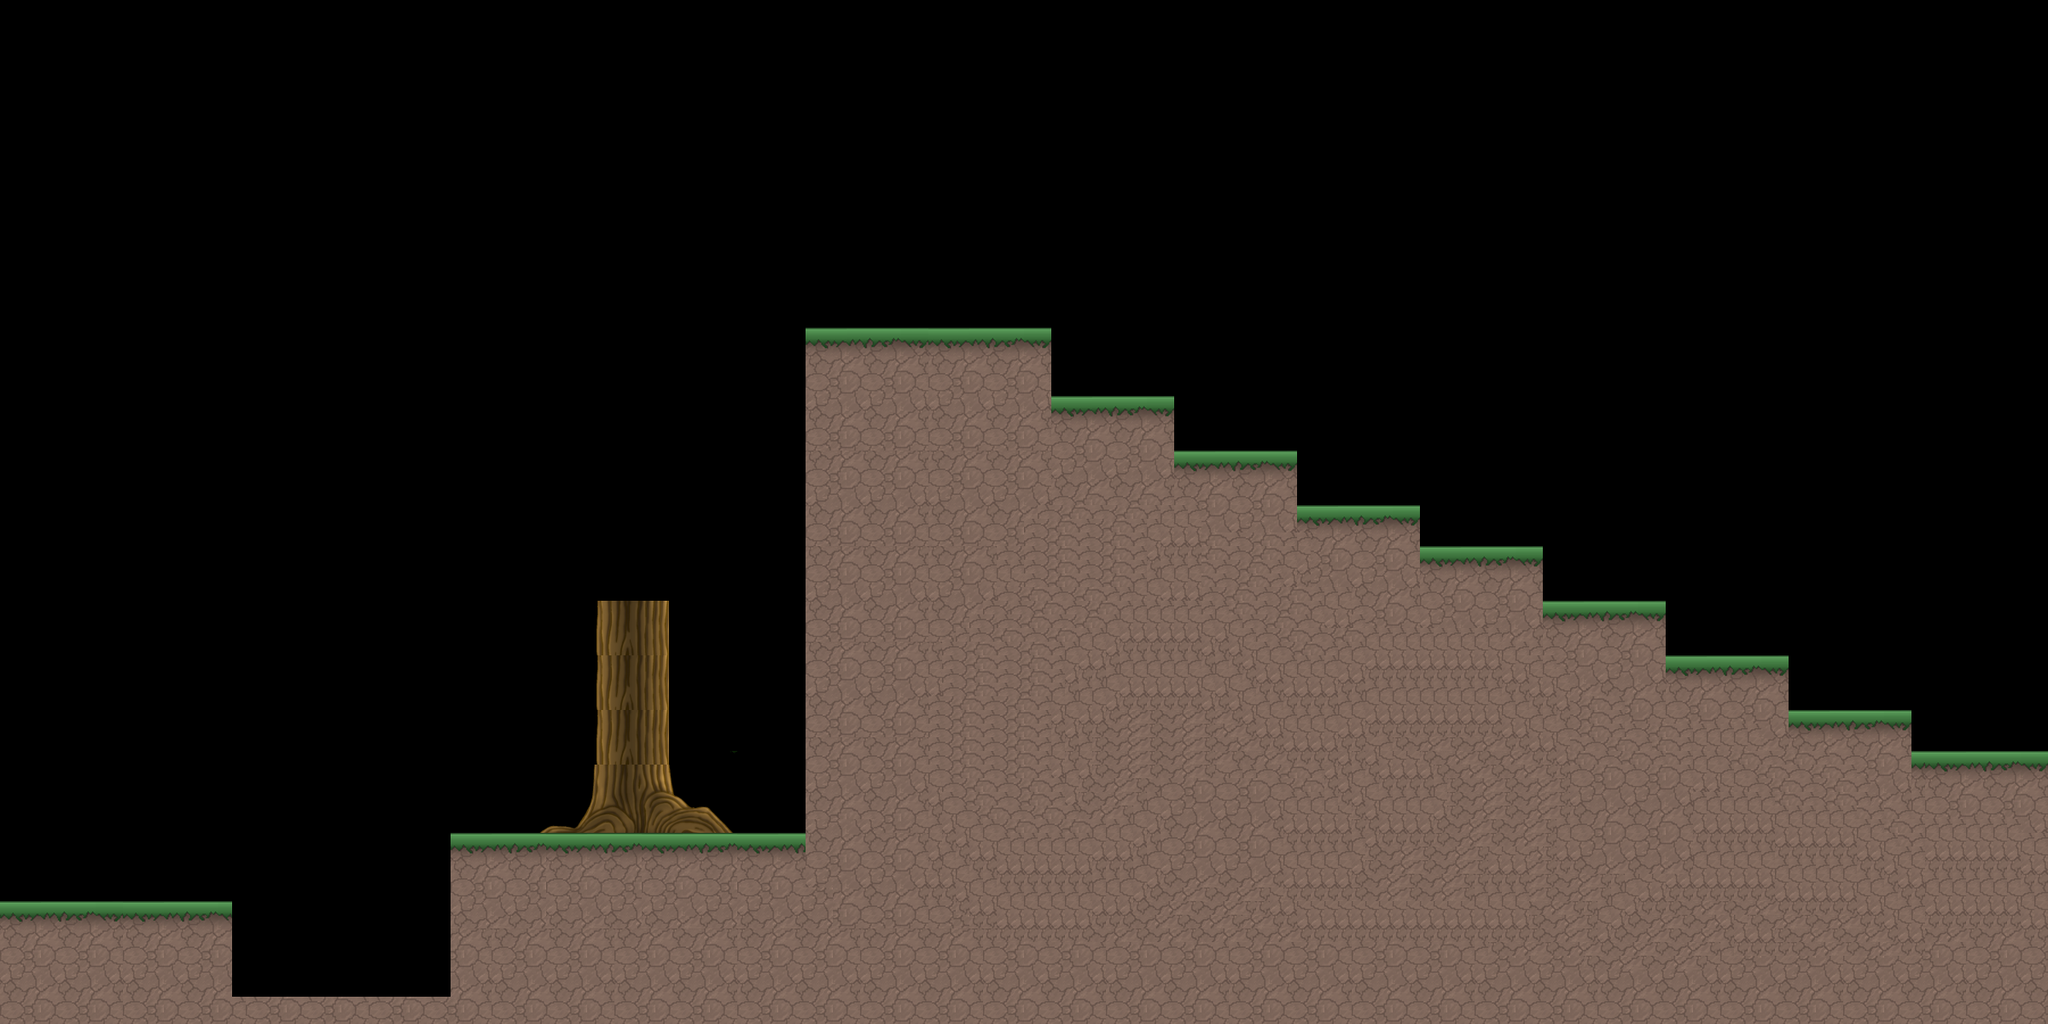

Rendered tile map (Tiled .tmx) drawn with the repository's tilesets; below, a short description and the map source with its tile grids summarised:
An orthogonal 150x75 tile map with 16x16 px tiles, 2 tile layers (touching, Tile Layer 2), 2 tilesets.

<map version="1.2" tiledversion="1.3.2" orientation="orthogonal" renderorder="right-down" compressionlevel="-1" width="150" height="75" tilewidth="16" tileheight="16" infinite="0" nextlayerid="3" nextobjectid="1">
 <tileset firstgid="1" name="grass" tilewidth="16" tileheight="16" tilecount="1280" columns="32">
  <image source="grass.png" width="512" height="640" />
 </tileset>
 <tileset firstgid="1281" name="forest-1" tilewidth="16" tileheight="16" tilecount="961" columns="31">
  <image source="forest-1.png" width="508" height="509" />
 </tileset>
 <layer id="1" name="touching" width="150" height="75">
  <data>[11250 cells, 3845 non-empty, 99 distinct tile ids]</data>
 </layer>
 <layer id="2" name="Tile Layer 2" width="150" height="75">
  <data>[11250 cells, 151 non-empty, 103 distinct tile ids]</data>
 </layer>
</map>
